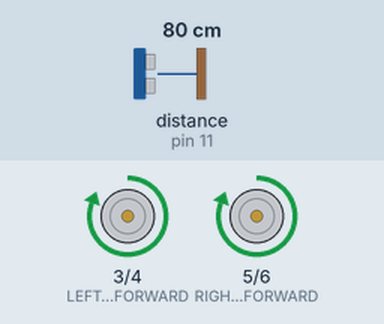
Bench run of a sketch on a simulated Arduino Uno, built with avr-gcc and run on an emulated ATmega328P. Shown: motor-driver pin pairs drawn as motors (green arrow = first pin HIGH = forward, orange = second pin HIGH = backward, longer = more drive). The inputs (shaded band) are chosen by the test bench; at power-on: distance to the obstacle (sensor on pin 11) 80 cm. The echo pulse lasts 58.3 µs per cm.

Above: at 1.2 s.
1.3 s: distance to the obstacle (sensor on pin 11) set to 32 cm
2.8 s: distance to the obstacle (sensor on pin 11) set to 27 cm
At 3.2 s:
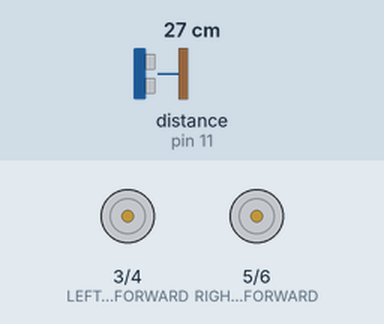
5.8 s: distance to the obstacle (sensor on pin 11) set to 35 cm
At 6.5 s:
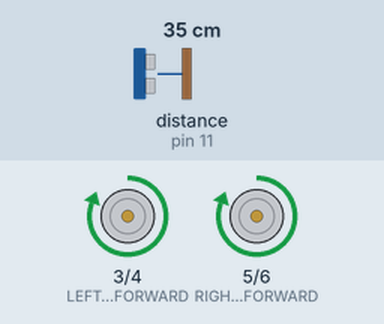
7.3 s: distance to the obstacle (sensor on pin 11) set to 2 cm
At 8.2 s:
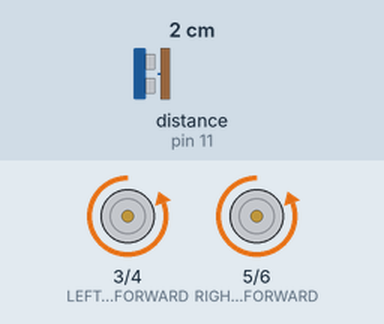
Timing chart, 0 to 11.3 s (numbered marks = the images above; inputs shaded):
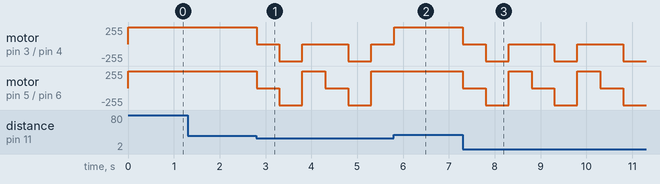

The sketch:

ATLstuff.ino.ino
```cpp
#include <NewPing.h>

#define TRIGGER_PIN  12  // pin for the trigger signal of the ultrasonic sensor
#define ECHO_PIN     11  // pin for the echo signal of the ultrasonic sensor
#define MAX_DISTANCE 200  // maximum distance in centimeters that the ultrasonic sensor can detect

#define LEFT_MOTOR_FORWARD  3  // pin for controlling the direction of the left motor
#define LEFT_MOTOR_BACKWARD 4  // pin for controlling the direction of the left motor
#define RIGHT_MOTOR_FORWARD 5  // pin for controlling the direction of the right motor
#define RIGHT_MOTOR_BACKWARD 6  // pin for controlling the direction of the right motor

#define MIN_DISTANCE 30  // minimum distance in centimeters to consider an obstacle
#define TURN_DISTANCE 10  // distance in centimeters to turn the car

NewPing sonar(TRIGGER_PIN, ECHO_PIN, MAX_DISTANCE);  // create a NewPing object for the ultrasonic sensor

void setup() {
  pinMode(LEFT_MOTOR_FORWARD, OUTPUT);
  pinMode(LEFT_MOTOR_BACKWARD, OUTPUT);
  pinMode(RIGHT_MOTOR_FORWARD, OUTPUT);
  pinMode(RIGHT_MOTOR_BACKWARD, OUTPUT);
}

void loop() {
  int distance = sonar.ping_cm();  // get the distance to the closest obstacle

  if (distance < MIN_DISTANCE) {  // if an obstacle is detected
    digitalWrite(LEFT_MOTOR_FORWARD, LOW);  // stop the left motor
    digitalWrite(LEFT_MOTOR_BACKWARD, LOW);
    digitalWrite(RIGHT_MOTOR_FORWARD, LOW);  // stop the right motor
    digitalWrite(RIGHT_MOTOR_BACKWARD, LOW);

    delay(TURN_DISTANCE * 50);  // wait for the car to turn

    // drive the car in reverse for a short distance
    digitalWrite(LEFT_MOTOR_FORWARD, LOW);
    digitalWrite(LEFT_MOTOR_BACKWARD, HIGH);
    digitalWrite(RIGHT_MOTOR_FORWARD, LOW);
    digitalWrite(RIGHT_MOTOR_BACKWARD, HIGH);

    delay(TURN_DISTANCE * 50);  // wait for the car to reverse

    // turn the car to the left
    digitalWrite(LEFT_MOTOR_FORWARD, LOW);
    digitalWrite(LEFT_MOTOR_BACKWARD, LOW);
    digitalWrite(RIGHT_MOTOR_FORWARD, HIGH);
    digitalWrite(RIGHT_MOTOR_BACKWARD, LOW);

    delay(TURN_DISTANCE * 50);  // wait for the car to turn

    // drive the car forward again
    digitalWrite(LEFT_MOTOR_FORWARD, HIGH);
    digitalWrite(LEFT_MOTOR_BACKWARD, LOW);
    digitalWrite(RIGHT_MOTOR_FORWARD, HIGH);
    digitalWrite(RIGHT_MOTOR_BACKWARD, LOW);
} else { // if no obstacle is detected
// drive the car forward
digitalWrite(LEFT_MOTOR_FORWARD, HIGH);
digitalWrite(LEFT_MOTOR_BACKWARD, LOW);
digitalWrite(RIGHT_MOTOR_FORWARD, HIGH);
digitalWrite(RIGHT_MOTOR_BACKWARD, LOW);
}
}
```

Measured:
- the behaviour switches between 30 and 29 cm on distance to the obstacle (sensor on pin 11) (found by bisection; images 0 and 1)
- after the input at 1.3 s, every drawn part: stays the same
- after the input at 5.8 s, motor on pin 5 (RIGHT_MOTOR_FORWARD) / pin 6 (RIGHT_MOTOR_BACKWARD): stays forward 255/255 (without the input it goes to stopped after 0.01 s)
